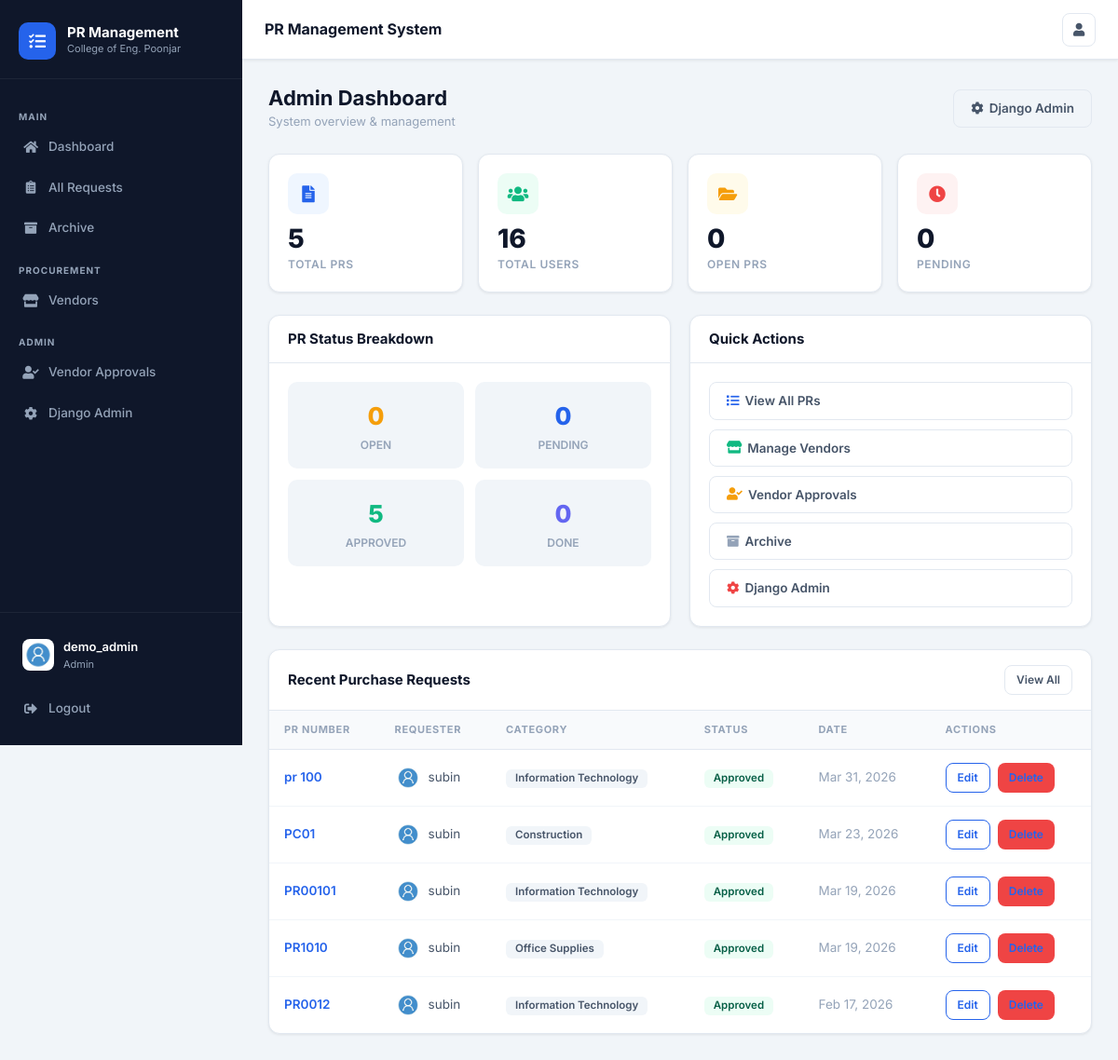
Screenshot of /dashboard/admin/ (signed in) with the database file from the repository.
### users/models.py (models this page shows, shortened)
class Profile(models.Model):
    user = models.OneToOneField(User, on_delete=models.CASCADE)
    image = models.ImageField(default='default.jpg', upload_to='profile_pics')
    role = models.CharField(max_length=20, choices=ROLE_CHOICES, default='requester')
    def is_admin(self):
        return self.role == 'admin'
    def is_buyer(self):
        return self.role == 'buyer'
    def is_requester(self):
        return self.role == 'requester'

### prs/models.py (models this page shows, shortened)
class PR(models.Model):
    pr_number = models.CharField(max_length=100, unique=True)
    item_type = models.CharField(max_length=200, blank=True, help_text="Type of item/service needed")
    items_description = models.TextField(blank=True, help_text="Detailed description of items needed")
    quantity = models.CharField(max_length=100, blank=True, help_text="Quantity needed (e.g., 10 units, 5 boxes)")
    specifications = models.TextField(blank=True, help_text="Technical specifications or requirements")
    estimated_price = models.FloatField(null=True, blank=True, help_text="Vendor's estimated price")
    quotation_notes = models.TextField(blank=True, help_text="Vendor's quotation notes and breakdown")
    quotation_date = models.DateTimeField(null=True, blank=True)
    quotation_submitted_by = models.ForeignKey(User, on_delete=models.SET_NULL, null=True, blank=True, related_name='quotations_submitted')
    total = models.FloatField(max_length=100, default=0.00, help_text="Final approved price")
    price_approved = models.BooleanField(default=False)
    price_approved_by = models.ForeignKey(User, on_delete=models.SET_NULL, null=True, blank=True, related_name='prices_approved')
    price_approved_date = models.DateTimeField(null=True, blank=True)
    status = models.CharField(max_length=100, choices=status_choice, default='Open')
    category = models.CharField(max_length=100, choices=category_choice, default='Choose Category')
    description = models.TextField(blank=True, default='', help_text="Additional notes and comments")
    date_posted = models.DateTimeField(default=timezone.now)
    author = models.ForeignKey(User, on_delete=models.CASCADE) # one user can have many prs
    vendor = models.ForeignKey(Vendor, on_delete=models.SET_NULL, null=True, blank=True, related_name='pr_set')
    vendor_name = models.CharField(max_length=200, blank=True, default='')
    vendor_contact = models.CharField(max_length=100, blank=True, default='')
    payment_status = models.CharField(max_length=50, choices=payment_status_choice, default='Pending')
    payment_date = models.DateField(null=True, blank=True)
    payment_notes = models.TextField(blank=True, default='')
    delivery_status = models.CharField(max_length=50, choices=delivery_status_choice, default='Not Shipped')
    delivery_address = models.TextField(blank=True, default='', help_text="Delivery address provided by requester")
    requester_approved_quotation = models.BooleanField(default=False, help_text="Requester approved the quotation and paid")
    payment_transaction_id = models.CharField(max_length=200, blank=True, default='', help_text="Online payment transaction ID")
    payment_method_used = models.CharField(max_length=100, blank=True, default='', help_text="Payment method used by requester")

### prs/views.py (the view)
# urls.py: path('dashboard/admin/', AdminDashboardView.as_view(), name='admin-dashboard'),
class AdminDashboardView(LoginRequiredMixin, AdminRequiredMixin, ListView):
    model = PR
    template_name = 'prs/admin_dashboard.html'
    context_object_name = 'prs'
    ordering = ['-date_posted']
    def get_queryset(self):
        return PR.objects.all().order_by('-date_posted')[:20]  # Latest 20
    def get_context_data(self, **kwargs):
        context = super().get_context_data(**kwargs)
        from django.contrib.auth.models import User
        context['total_prs'] = PR.objects.count()
        context['open_count'] = PR.objects.filter(status='Open').count()
        context['pending_count'] = PR.objects.filter(status='Pending').count()
        context['approval_count'] = PR.objects.filter(status='Approval').count()
        context['done_count'] = PR.objects.filter(status='Done').count()
        context['closed_count'] = PR.objects.filter(status='Closed').count()
        context['on_hold_count'] = PR.objects.filter(status='On Hold').count()
        context['total_users'] = User.objects.count()
        context['total_requesters'] = User.objects.filter(profile__role='requester').count()
        context['total_buyers'] = User.objects.filter(profile__role='buyer').count()
        context['total_admins'] = User.objects.filter(profile__role='admin').count()
        context['recent_prs'] = PR.objects.all().order_by('-date_posted')[:5]
        return context

### users/mixins.py (called while the page is built)
    def test_func(self):
        if self.request.user.is_authenticated and hasattr(self.request.user, 'profile'):
            return self.request.user.profile.is_admin()
        return False

### prs/templates/prs/admin_dashboard.html (shortened to what this page needs)
{% extends "prs/layout.html" %}
{% block content %}
<div class="page-header">
  <div class="page-header-left">
    <h1>Admin Dashboard</h1>
    <p>System overview &amp; management</p>
  </div>
  <a href="{% url 'admin:index' %}" class="btn btn-outline">
    <i class="fas fa-cog"></i> Django Admin
  </a>
</div>
<div class="stat-grid">
  <div class="stat-card">
    <div class="stat-card-top"><div class="stat-card-icon blue"><i class="fas fa-file-alt"></i></div></div>
    <div class="stat-card-value">{{ total_prs }}</div>
    <div class="stat-card-label">Total PRs</div>
  </div>
  <div class="stat-card">
    <div class="stat-card-top"><div class="stat-card-icon green"><i class="fas fa-users"></i></div></div>
    <div class="stat-card-value">{{ total_users }}</div>
    <div class="stat-card-label">Total Users</div>
  </div>
  <div class="stat-card">
    <div class="stat-card-top"><div class="stat-card-icon orange"><i class="fas fa-folder-open"></i></div></div>
    <div class="stat-card-value">{{ open_count }}</div>
    <div class="stat-card-label">Open PRs</div>
  </div>
  <div class="stat-card">
    <div class="stat-card-top"><div class="stat-card-icon red"><i class="fas fa-clock"></i></div></div>
    <div class="stat-card-value">{{ pending_count }}</div>
    <div class="stat-card-label">Pending</div>
  </div>
</div>
<div style="display:grid;grid-template-columns:1fr 1fr;gap:20px;margin-bottom:24px;">
  <div class="card">
    <div class="card-header"><h5>PR Status Breakdown</h5></div>
    <div class="card-body">
      <div style="display:grid;grid-template-columns:1fr 1fr;gap:12px;">
        {% for label, value, color in status_breakdown %}
        <div style="background:var(--page-bg);border-radius:10px;padding:16px;text-align:center;">
          <div style="font-size:26px;font-weight:800;color:{{ color }};">{{ value }}</div>
          <div style="font-size:12px;font-weight:600;color:var(--text-muted);text-transform:uppercase;">{{ label }}</div>
        </div>
        {% empty %}
        <div style="background:var(--page-bg);border-radius:10px;padding:16px;text-align:center;">
          <div style="font-size:26px;font-weight:800;color:var(--warning);">{{ open_count }}</div>
          <div style="font-size:12px;font-weight:600;color:var(--text-muted);text-transform:uppercase;">Open</div>
        </div>
        <div style="background:var(--page-bg);border-radius:10px;padding:16px;text-align:center;">
          <div style="font-size:26px;font-weight:800;color:var(--primary);">{{ pending_count }}</div>
          <div style="font-size:12px;font-weight:600;color:var(--text-muted);text-transform:uppercase;">Pending</div>
        </div>
        <div style="background:var(--page-bg);border-radius:10px;padding:16px;text-align:center;">
          <div style="font-size:26px;font-weight:800;color:var(--success);">{{ approval_count }}</div>
          <div style="font-size:12px;font-weight:600;color:var(--text-muted);text-transform:uppercase;">Approved</div>
        </div>
        <div style="background:var(--page-bg);border-radius:10px;padding:16px;text-align:center;">
          <div style="font-size:26px;font-weight:800;color:#6366F1;">{{ done_count }}</div>
          <div style="font-size:12px;font-weight:600;color:var(--text-muted);text-transform:uppercase;">Done</div>
        </div>
        {% endfor %}
      </div>
    </div>
  </div>
  <div class="card">
    <div class="card-header"><h5>Quick Actions</h5></div>
    <div class="card-body" style="display:flex;flex-direction:column;gap:10px;">
      <a href="{% url 'prs-home' %}" class="btn btn-outline" style="justify-content:flex-start;">
        <i class="fas fa-list" style="color:var(--primary);"></i> View All PRs
      </a>
      <a href="{% url 'vendor-list' %}" class="btn btn-outline" style="justify-content:flex-start;">
        <i class="fas fa-store" style="color:var(--success);"></i> Manage Vendors
      </a>
      <a href="{% url 'vendor-approval-list' %}" class="btn btn-outline" style="justify-content:flex-start;">
        <i class="fas fa-user-check" style="color:var(--warning);"></i> Vendor Approvals
      </a>
      <a href="{% url 'pr-archive' %}" class="btn btn-outline" style="justify-content:flex-start;">
        <i class="fas fa-archive" style="color:var(--text-muted);"></i> Archive
      </a>
      <a href="{% url 'admin:index' %}" class="btn btn-outline" style="justify-content:flex-start;">
        <i class="fas fa-cog" style="color:var(--danger);"></i> Django Admin
      </a>
    </div>
  </div>
</div>
<div class="card">
  <div class="card-header">
    <h5>Recent Purchase Requests</h5>
    <a href="{% url 'prs-home' %}" class="btn btn-outline btn-sm">View All</a>
  </div>
  <div class="card-body" style="padding:0;">
    {% if prs %}
    <table class="data-table">
      <thead>
        <tr>
          <th>PR Number</th>
          <th>Requester</th>
          <th>Category</th>
          <th>Status</th>
          <th>Date</th>
          <th>Actions</th>
        </tr>
      </thead>
      <tbody>
        {% for pr in prs %}
        <tr>
          <td><a href="{% url 'pr-detail' pr.id %}">{{ pr.pr_number }}</a></td>
          <td>
            <div class="d-flex align-items-center gap-2">
              <img class="avatar-sm" src="{{ pr.author.profile.image.url }}" alt="{{ pr.author.username }}">
              {{ pr.author.username }}
            </div>
          </td>
          <td><span class="badge badge-gray">{{ pr.category }}</span></td>
          <td>
            {% if pr.status == 'Open' %}<span class="badge badge-orange">Open</span>
            {% elif pr.status == 'Pending' %}<span class="badge badge-blue">Pending</span>
            {% elif pr.status == 'Approval' %}<span class="badge badge-green">Approved</span>
            {% else %}<span class="badge badge-gray">{{ pr.status }}</span>{% endif %}
          </td>
          <td style="color:var(--text-muted);">{{ pr.date_posted|date:"M d, Y" }}</td>
          <td>
            <div class="d-flex gap-2">
              <a href="{% url 'pr-update' pr.id %}" class="btn btn-outline-primary btn-sm">Edit</a>
              <a href="{% url 'pr-delete' pr.id %}" class="btn btn-danger btn-sm">Delete</a>
            </div>
          </td>
        </tr>
        {% endfor %}
      </tbody>
    </table>
    {% else %}
    <div class="empty-state"><p>No purchase requests yet.</p></div>
    {% endif %}
  </div>
</div>
{% endblock %}

### prs/templates/prs/layout.html (shortened to what this page needs)
{% load static %}
<!DOCTYPE html>
<html lang="en">
<head>
  <link rel="stylesheet" href="https://maxcdn.bootstrapcdn.com/bootstrap/4.0.0/css/bootstrap.min.css">
  <link rel="stylesheet" href="https://cdnjs.cloudflare.com/ajax/libs/font-awesome/5.15.4/css/all.min.css">
  <link rel="stylesheet" href="{% static 'prs/new-design.css' %}">
</head>
<body>
{% if user.is_authenticated %}
<aside class="app-sidebar" id="appSidebar">
  <div class="sidebar-logo">
    <div class="sidebar-logo-icon"><i class="fas fa-tasks"></i></div>
    <div>
      <div class="sidebar-logo-text">PR Management</div>
      <div class="sidebar-logo-sub">College of Eng. Poonjar</div>
    </div>
  </div>
  <nav class="sidebar-nav">
    <div class="sidebar-section-label">Main</div>
    <a href="{% url 'dashboard' %}" class="sidebar-link {% if request.resolver_match.url_name == 'dashboard' %}active{% endif %}">
      <i class="fas fa-home"></i> Dashboard
    </a>
    <a href="{% url 'prs-home' %}" class="sidebar-link {% if request.resolver_match.url_name == 'prs-home' %}active{% endif %}">
      <i class="fas fa-clipboard-list"></i> All Requests
    </a>
    <a href="{% url 'pr-archive' %}" class="sidebar-link {% if request.resolver_match.url_name == 'pr-archive' %}active{% endif %}">
      <i class="fas fa-archive"></i> Archive
    </a>
    {% if user.profile.is_buyer or user.profile.is_admin %}
    <div class="sidebar-section-label">Procurement</div>
    <a href="{% url 'vendor-list' %}" class="sidebar-link {% if request.resolver_match.url_name == 'vendor-list' %}active{% endif %}">
      <i class="fas fa-store"></i> Vendors
    </a>
    {% endif %}
    {% if user.profile.is_admin %}
    <div class="sidebar-section-label">Admin</div>
    <a href="{% url 'vendor-approval-list' %}" class="sidebar-link {% if request.resolver_match.url_name == 'vendor-approval-list' %}active{% endif %}">
      <i class="fas fa-user-check"></i> Vendor Approvals
    </a>
    <a href="{% url 'admin:index' %}" class="sidebar-link">
      <i class="fas fa-cog"></i> Django Admin
    </a>
    {% endif %}
  </nav>
  <div class="sidebar-footer">
    <a href="{% url 'profile' %}" class="sidebar-user" style="text-decoration:none;">
      <img src="{{ user.profile.image.url }}" alt="{{ user.username }}">
      <div>
        <div class="sidebar-user-name">{{ user.username }}</div>
        <div class="sidebar-user-role">
          {% if user.profile.is_admin %}Admin
          {% elif user.profile.is_buyer %}Buyer
          {% elif user.profile.is_vendor %}Vendor
          {% else %}Requester{% endif %}
        </div>
      </div>
    </a>
    <form method="POST" action="{% url 'logout' %}" style="margin-top:8px;">
      <button type="submit" class="sidebar-link w-100" style="background:none;border:none;cursor:pointer;text-align:left;">
        <i class="fas fa-sign-out-alt"></i> Logout
      </button>
    </form>
  </div>
</aside>
<div class="app-main">
  <header class="app-topbar">
    <div class="topbar-title">PR Management System</div>
    <div class="topbar-actions">
      <a href="{% url 'profile' %}" class="topbar-btn" title="Profile">
        <i class="fas fa-user"></i>
      </a>
    </div>
  </header>
  <div class="app-content">
{% endif %}
{% block content %}{% endblock %}
{% if user.is_authenticated %}
  </div>
</div>
{% endif %}
</body>
</html>

### rows the page displays
PR: pr_number "pr 100", author.profile.image (placeholder picture), author.username "subin", category "Information Technology", status "Approved", date_posted "Mar 31, 2026"
PR: pr_number "PC01", author.profile.image (placeholder picture), author.username "subin", category "Construction", status "Approved", date_posted "Mar 23, 2026"
PR: pr_number "PR00101", author.profile.image (placeholder picture), author.username "subin", category "Information Technology", status "Approved", date_posted "Mar 19, 2026"
PR: pr_number "PR1010", author.profile.image (placeholder picture), author.username "subin", category "Office Supplies", status "Approved", date_posted "Mar 19, 2026"
PR: pr_number "PR0012", author.profile.image (placeholder picture), author.username "subin", category "Information Technology", status "Approved", date_posted "Feb 17, 2026"

### other values shown
{{ user.username }} "demo_admin"
{{ total_prs }} "5"
{{ total_users }} "16"
{{ open_count }} "0"
{{ pending_count }} "0"
{{ approval_count }} "5"
{{ done_count }} "0"
